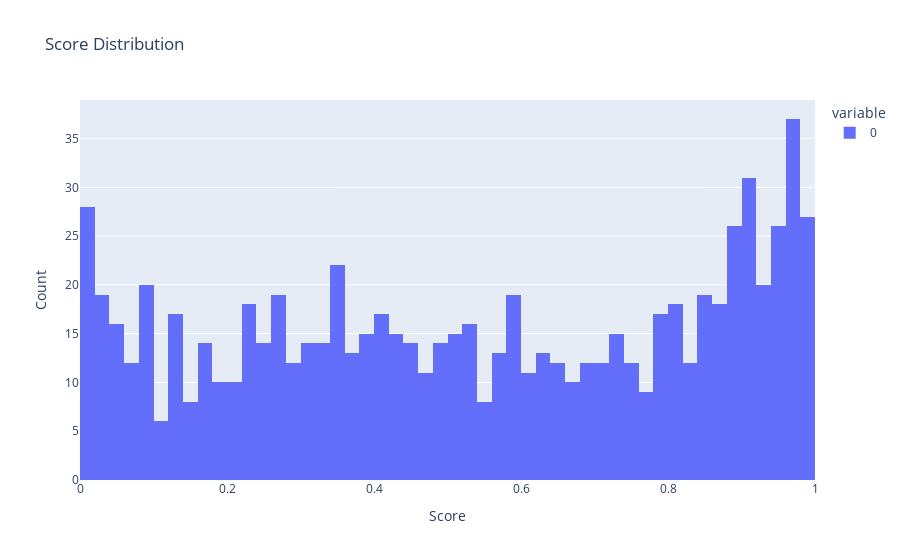

The code cell stored with this chart in its notebook:
### Code cell
# barplot of the score distribution
fig = px.histogram(pd.Series(scores_train), nbins=50, title='Score Distribution', labels={'value': 'Score'})
fig.update_layout(xaxis_title='Score', yaxis_title='Count')
fig.show()

### Figure 1 — Plotly figure (JSON) as saved in the notebook; plotly's stock layout.template omitted (floating-point values rounded to 4 significant figures; data arrays with more than 128 entries replaced by an {"elided": "..."} marker saying what was removed)
{"data": [{"bingroup": "x", "hovertemplate": "variable=0<br>Score=%{x}<br>count=%{y}<extra></extra>", "legendgroup": "0", "marker": {"color": "#636efa", "pattern": {"shape": ""}}, "name": "0", "nbinsx": 50, "orientation": "v", "showlegend": true, "type": "histogram", "x": {"elided": "800 float values"}, "xaxis": "x", "yaxis": "y"}], "layout": {"barmode": "relative", "legend": {"title": {"text": "variable"}, "tracegroupgap": 0}, "title": {"text": "Score Distribution"}, "xaxis": {"anchor": "y", "domain": [0, 1], "title": {"text": "Score"}}, "yaxis": {"anchor": "x", "domain": [0, 1], "title": {"text": "Count"}}}}
